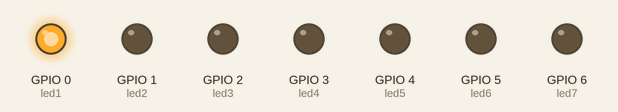
Bench run of a program on a simulated Raspberry Pi (BCM pin numbers). Parts: output pins drawn as LEDs (lit = HIGH).

Above: at 0.15 s.
At 0.75 s:
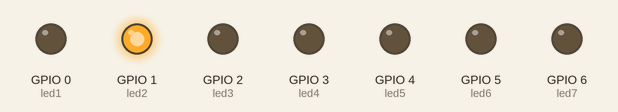
At 1.35 s:
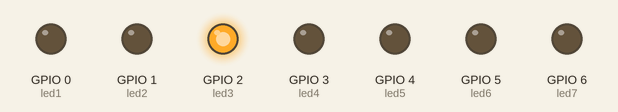
At 2.55 s:
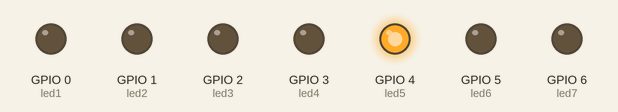
At 3.75 s:
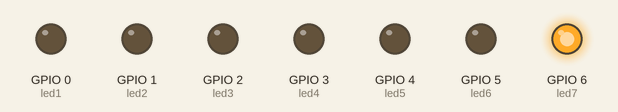
At 5.25 s:
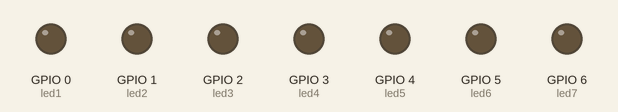
Timing chart, 0 to 5.5 s (numbered marks = the images above):
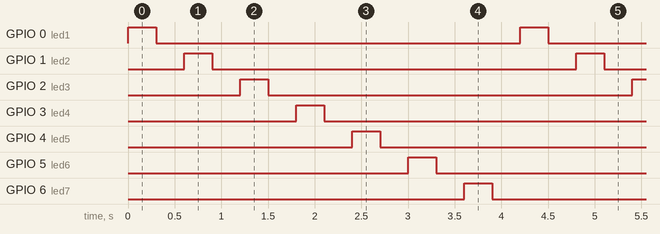

The program:

exercise2.py
```python
from gpiozero import LED
from time import sleep

led1 = LED(0)
led2 = LED(1)
led3 = LED(2)
led4 = LED(3)
led5 = LED(4)
led6 = LED(5)
led7 = LED(6)

x = 0.3

while True:
    led1.on()
    sleep(x)
    led1.off()
    sleep(x)

    led2.on()
    sleep(x)
    led2.off()
    sleep(x)

    led3.on()
    sleep(x)
    led3.off()
    sleep(x)

    led4.on()
    sleep(x)
    led4.off()
    sleep(x)

    led5.on()
    sleep(x)
    led5.off()
    sleep(x)

    led6.on()
    sleep(x)
    led6.off()
    sleep(x)

    led7.on()
    sleep(x)
    led7.off()
    sleep(x)
    
```

Measured:
- by itself, GPIO 0 (led1), GPIO 1 (led2), GPIO 2 (led3), GPIO 3 (led4), GPIO 4 (led5), GPIO 5 (led6), GPIO 6 (led7): alternates HIGH for 0.30 s and LOW for 3.9 s
- by itself, everything shown: repeats every 4.2 s, in 14 steps
